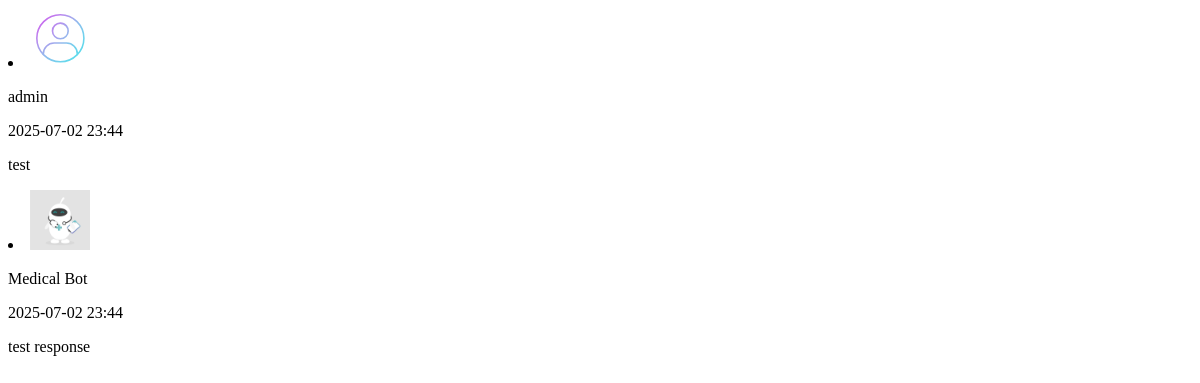
Before: /chatmessage/4 (signed in) with the older database file.
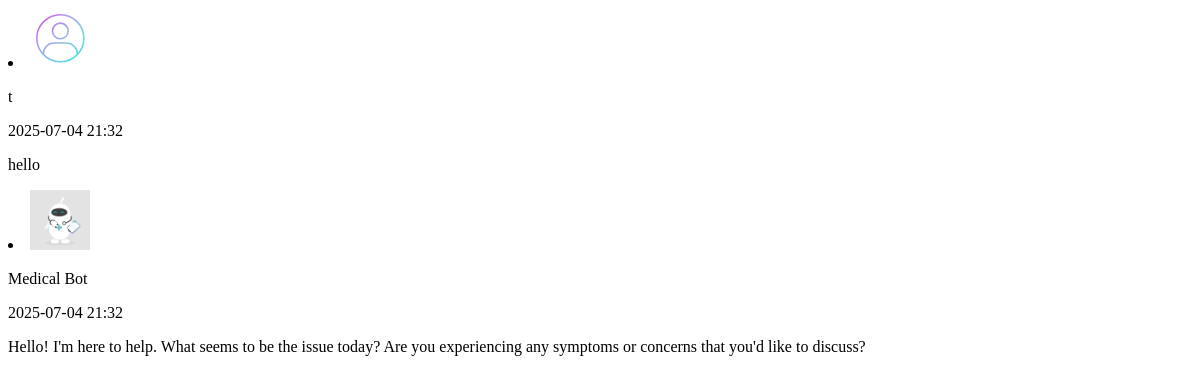
After: the same page with the newer database file.
### models.py (models this page shows, shortened)
class Message(db.Model):
    id = db.Column(db.Integer, primary_key=True)
    conversation_id = db.Column(db.Integer, db.ForeignKey('conversation.id'), nullable=False)
    sender_id = db.Column(db.Integer, db.ForeignKey('users.id'), nullable=False)
    role = db.Column(db.String(50), default='User')  # 'User' or 'Doctor' or 'Assistant'
    content = db.Column(db.Text, nullable=False)
    timestamp = db.Column(db.DateTime, default=datetime.utcnow)
    sender = db.relationship('User')

class User(db.Model):
    __tablename__ = 'users'
    id = db.Column(db.Integer, primary_key=True)
    username = db.Column(db.String(80), unique=True, nullable=False)
    email = db.Column(db.String(120), unique=True, nullable=False)
    password_hash = db.Column(db.String(128), nullable=False)
    role = db.Column(db.String(50), default='user')
    is_admin = db.Column(db.Boolean, default=False)
    is_online = db.Column(db.Boolean, default=False)
    last_login = db.Column(db.DateTime, nullable=True)
    created_at = db.Column(db.DateTime, server_default=db.func.now())
    updated_at = db.Column(db.DateTime, server_default=db.func.now(), onupdate=db.func.now())
    doctor_profile = db.relationship('Doctor', back_populates='user', uselist=False)

### app.py (the view)
@app.route('/chatmessage/<int:conversation_id>')
@login_required
def get_partial_messages(conversation_id):
    messages = Message.query.filter_by(conversation_id=conversation_id).order_by(Message.timestamp).all()
    convo = Conversation.query.filter_by(id=conversation_id).first_or_404()
    return render_template('message_list.html', messages=messages, conversation=convo)

### app.py (called while the page is built)
@login_manager.user_loader
def load_user(user_id):
    return UserLogin.query.get(int(user_id))

@app.before_request
def create_tables():
    db.create_all()

@app.before_request
def update_last_seen():
    if current_user.is_authenticated:
        current_user.last_login = datetime.utcnow()
        db.session.commit()

### templates/message_list.html (shortened to what this page needs)
          {% if conversation %}
            {%if conversation.messages %}
              {% for msg in conversation.messages %}
                {% if msg.sender_id == current_user.id %}
                  <li class="d-flex flex-row-reverse mb-4">
                    <img src="{{ url_for('static', filename='images/avatar.svg') }}" alt="avatar"
                        class="rounded-circle d-flex align-self-start ms-3 shadow-1-strong" style="width:60px">
                    <div class="card">
                      <div class="card-header d-flex justify-content-between p-3">
                        <p class="fw-bold mb-0">You</p>
                        <p class="text-muted small mb-0 ms-3"><i class="far fa-clock"></i> {{ msg.timestamp.strftime('%Y-%m-%d %H:%M') }}</p>
                      </div>
                      <div class="card-body">
                        <p class="mb-0">
                          {{ msg.content }}
                        </p>
                      </div>
                    </div>
                  </li>
                {% elif msg.sender.username %}
                  <li class="d-flex mb-4">
                    <img src="{{ url_for('static', filename='images/avatar.svg') }}" alt="avatar"
                      class="rounded-circle d-flex align-self-start me-3 shadow-1-strong" style="width:60px">
                    <div class="card">
                      <div class="card-header d-flex justify-content-between p-3">
                        <p class="fw-bold mb-0">
                            {%if msg.sender.role == 'doctor' %}
                              Dr. {{ conversation.doctor_id | doctor_name}}
                            {% else %}
                              {{ msg.sender.username }}
                            {% endif %}
                        </p>
                        <p class="text-muted small mb-0 ms-3"> {{ msg.timestamp.strftime('%Y-%m-%d %H:%M') }}</p>
                      </div>
                      <div class="card-body">
                        <p class="mb-0">
                          {{ msg.content }}
                        </p>
                      </div>
                  </div>
                  </li>
                {% else %}
                  <li class="d-flex mb-4">
                    <img src="{{ url_for('static', filename='images/mbotavatar.webp') }}" alt="avatar"
                      class="rounded-circle d-flex align-self-start me-3 shadow-1-strong" style="max-width:60px">
                    <div class="card">
                      <div class="card-header d-flex justify-content-between p-3">
                        <p class="fw-bold mb-0">
                              Medical Bot
                        </p>
                        <p class="text-muted small mb-0 ms-3"> {{ msg.timestamp.strftime('%Y-%m-%d %H:%M') }}</p>
                      </div>
                      <div class="card-body">
                        <p class="mb-0">
                          {{ msg.content }}
                        </p>
                      </div>
                  </div>
                  </li>
                {% endif %}
              {% endfor %}
          {% endif %}
          {% endif %}

Changed rows visible on the page:
no longer on this page (row edited): Message: sender.username "admin", timestamp "2025-07-02 23:44", content "test"
no longer on this page (row edited): Message: timestamp "2025-07-02 23:44", content "test response"
now on this page (row edited): Message: sender.username "t", timestamp "2025-07-04 21:32", content "hello"
now on this page (row edited): Message: timestamp "2025-07-04 21:32", content "Hello! I'm here to help. What seems to be the issue today? Are you experiencing any symptoms or concerns that you'd like to discuss?"
